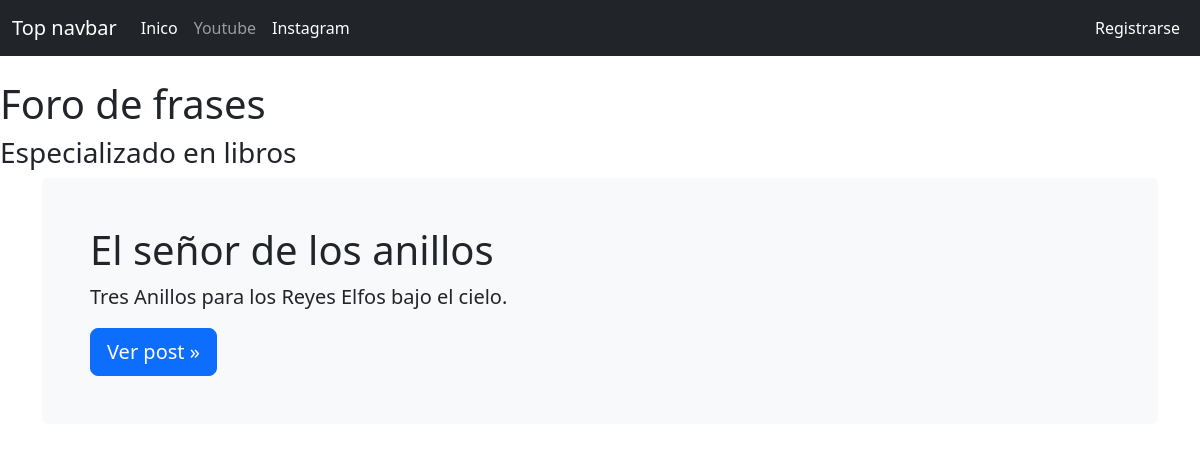
Before: / with the older database file.
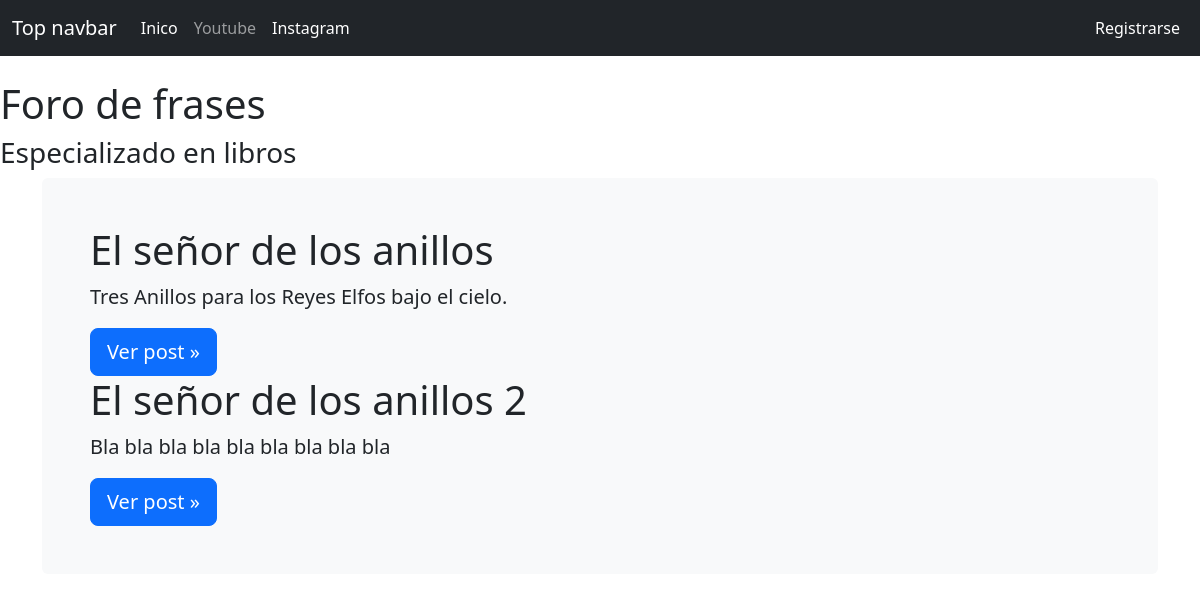
After: the same page with the newer database file.
### posts/models.py (models this page shows, shortened)
class Post(models.Model):
    title = models.CharField(max_length=100)
    slug = models.SlugField()
    create_on = models.DateTimeField(auto_now_add=True)
    content = models.TextField()

### posts/views.py (the view)
# urls.py: path('',views.index,name='index'),
def index(request):
    post = Post.objects.all()
    return render(request, 'index.html',{'post':post})

### templates/index.html (shortened to what this page needs)
{% extends 'base.html' %}
{% load static%}
    {% block content %}
<main class="container">
  <div class="bg-light p-5 rounded">
    {% for publicacion in post %}
    <h1>{{ publicacion.title }}</h1>
    <p class="lead">{{ publicacion.content | slice:":50" }}</p>
    <a class="btn btn-lg btn-primary" href="{% url 'post_detail' publicacion.id %}" role="button">Ver post &raquo;</a>
    {% endfor %}
  </div>
</main>
    {% endblock %}

Changed rows visible on the page:
added Post: title "El señor de los anillos 2", content "Bla bla bla bla bla bla bla bla bla"
